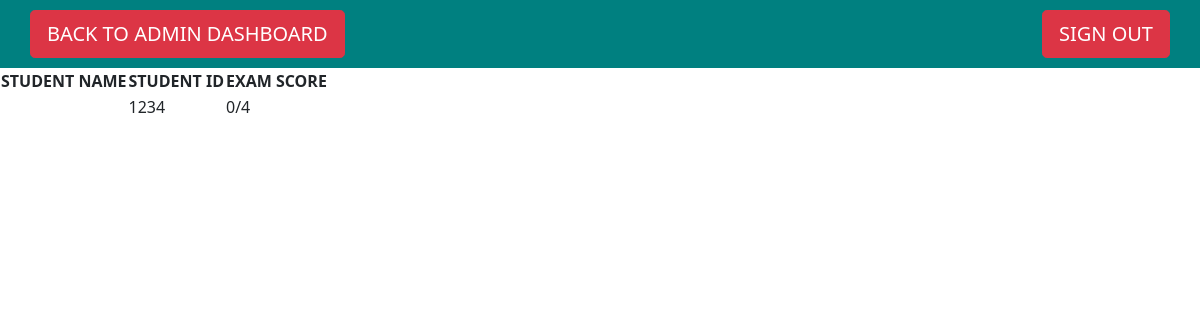
Before: /main/records/2/ with the older database file.
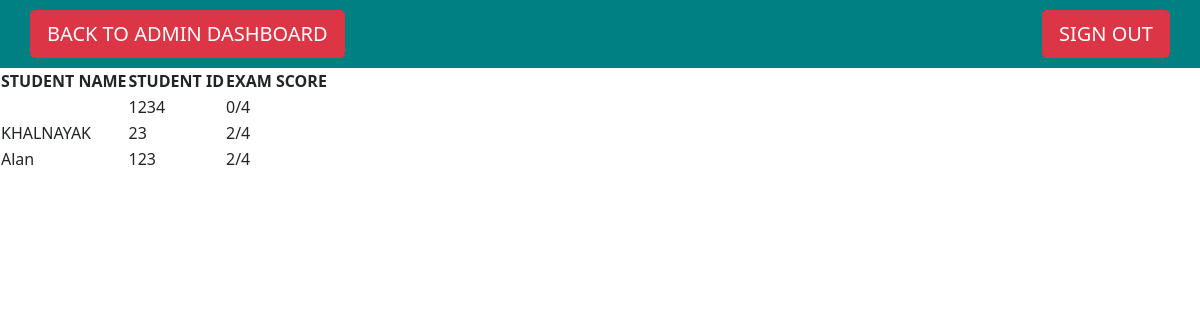
After: the same page with the newer database file.
### student/models.py (models this page shows, shortened)
class Result(models.Model):
    quiz=models.ForeignKey(Quiz, on_delete=models.CASCADE)
    student_name = models.CharField(max_length=150)
    student_sap = models.IntegerField()
    student_email=models.CharField(max_length=255)
    student_marks = models.CharField(max_length=150)
    total_marks=models.CharField(max_length=150)

### student/views.py (the view)
# urls.py: path('records/<int:quiz_id>/',views.records,name='student-records'),
def records(request,quiz_id):
    quiz = Quiz.objects.get(id=quiz_id)
    records = quiz.result_set.all()
    return render(request,'student/records.html',{'quiz_id':quiz_id,'records':records})

### student/templates/student/records.html (shortened to what this page needs)
{% extends 'base.html' %}
{% load static %}
{% block content %}
<nav class="navbar navbar-light navbar-right" style="background-color: teal; padding:10px 30px;">
    <a href="{% url 'admin-dash' %}"><button type="button" class="btn-lg btn-danger btn">BACK TO ADMIN DASHBOARD</button></a>
    <a href="{% url 'student-logout' %}"><button type="button" class="btn-lg btn-danger btn">SIGN OUT</button></a>
  </nav>
<table class="animate__animated animate__zoomIn animate__slow">
                <thead>
                  <tr>
                    <th>STUDENT NAME</th>
                    <th>STUDENT ID</th>
                    <th>EXAM SCORE</th>
                  </tr>
                </thead>
                <tbody>
                    {% for record in records %}
                  <tr>
                    <td data-column="STUDENT NAME">{{record.student_name}}</td>
                    <td data-column="STUDENT ID">{{record.student_sap}}</td>
                    <td data-column="EXAM SCORE">{{record.student_marks}}/{{record.total_marks}}</td>
                  </tr>
{% endfor %}
                </tbody>
              </table>
{% endblock %}

Changed rows visible on the page:
added Result: student_name "KHALNAYAK", student_sap "23", student_marks "2", total_marks "4"
added Result: student_name "Alan", student_sap "123", student_marks "2", total_marks "4"
